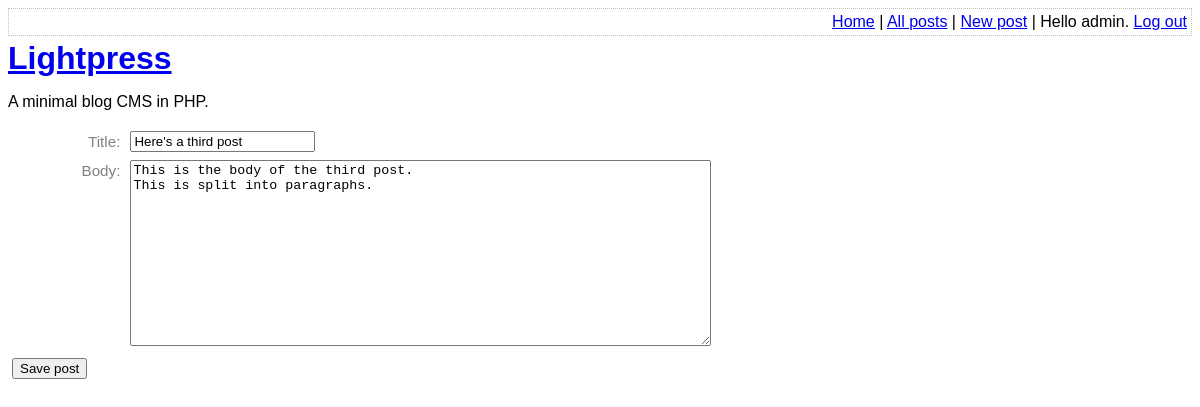
The page /edit-post.php?post_id=3 (signed in) on the database its author committed.
### tables this page shows
CREATE TABLE post (
	id INTEGER PRIMARY KEY AUTOINCREMENT NOT NULL,
	title VARCHAR NOT NULL,
	body VARCHAR NOT NULL,
	user_id INTEGER NOT NULL,
	created_at VARCHAR NOT NULL,
	updated_at VARCHAR,
	FOREIGN KEY (user_id) REFERENCES user(id)
);

### lib/view-post.php (called while the page is built, shortened)
<?php
function getPostRow(PDO $pdo, $postId)
{
    $stmt = $pdo->prepare(
        'SELECT
            title, created_at, body,
            (SELECT COUNT(*) FROM comment WHERE comment.post_id = post.id) comment_count
        FROM
            post
        WHERE
            id = :id'
    );
    $result = $stmt->execute(
        array('id' => $postId, )
    );
    $row = $stmt->fetch(PDO::FETCH_ASSOC);
    return $row;
}

### lib/common.php (called while the page is built, shortened)
<?php
function htmlEscape($html)
{
    return htmlspecialchars($html, ENT_HTML5, 'UTF-8');
}

### edit-post.php (the view, shortened to what this page needs)
<?php
require_once 'lib/common.php';
require_once 'lib/view-post.php';
$title = $body = '';
$pdo = getPDO();
if (isset($_GET['post_id']))
{
    $post = getPostRow($pdo, $_GET['post_id']);
    if ($post)
    {
        $title = $post['title'];
        $body = $post['body'];
    }
}
?>
<!DOCTYPE html>
<html>
    <head>
        <?php require 'templates/head.php' ?>
    </head>
    <body>
        <?php require 'templates/title.php' ?>
        <form method="post" class="post-form user-form">
            <div>
                <label for="post-title">Title:</label>
                <input
                    id="post-title"
                    name="post-title"
                    type="text"
                    value="<?php echo htmlEscape($title) ?>"
                />
            </div>
            <div>
                <label for="post-body">Body:</label>
                <textarea
                    id="post-body"
                    name="post-body"
                    rows="12"
                    cols="70"
                ><?php echo htmlEscape($body) ?></textarea>
            </div>
            <div>
                <input
                    type="submit"
                    value="Save post"
                />
            </div>
        </form>
    </body>
</html>

### assets/main.css (style rules this page uses)
body { font-family: sans-serif; }
.user-form input, .user-form textarea { margin: 4px; }
.user-form label { font-size: 0.95em; margin: 6px; width: 7em; color: grey; float: left; text-align: right; clear: left; }

### rows shown on the page
post: post-title "Here's a third post", post-body "This is the body of the third post. This is split into paragraphs."

### other values the page prints
htmlEscape(getAuthUser()) "admin"
